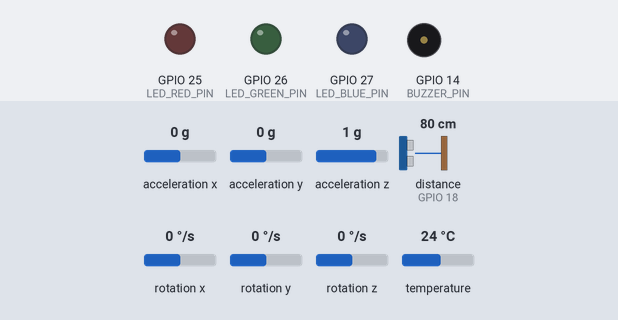
Recording of a sketch running on a simulated ESP32. Parts: output pins drawn as LEDs (lit = HIGH), buzzer (waves = sounding, pin HIGH). The test bench sets the inputs (shaded band); at power-on: distance to the obstacle (sensor on GPIO 18) 80 cm, acceleration x 0 g, acceleration y 0 g, acceleration z 1 g, rotation x 0 °/s, rotation y 0 °/s, rotation z 0 °/s, temperature 24 °C. The echo pulse lasts 58.3 µs per cm; WiFi joins after 1.5 s; servers stay silent unless stated; the local clock reads 2024-03-15 10:24:30 at power-on unless the sketch sets it; random numbers use the default seed unless the sketch sets one; no MQTT or app messages arrive unless stated; pins used as bus, display or sensor lines are not drawn; what the sketch prints to the serial monitor is not drawn.

Above: at 2.7 s.
2.8 s: distance to the obstacle (sensor on GPIO 18) set to 38 cm
9.7 s: distance to the obstacle (sensor on GPIO 18) set to 33 cm
At 11.1 s:
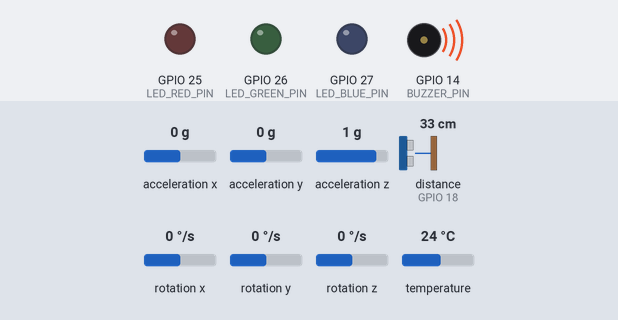
21.5 s: distance to the obstacle (sensor on GPIO 18) set to 60 cm
28.4 s: distance to the obstacle (sensor on GPIO 18) set to 2 cm
At 36.1 s:
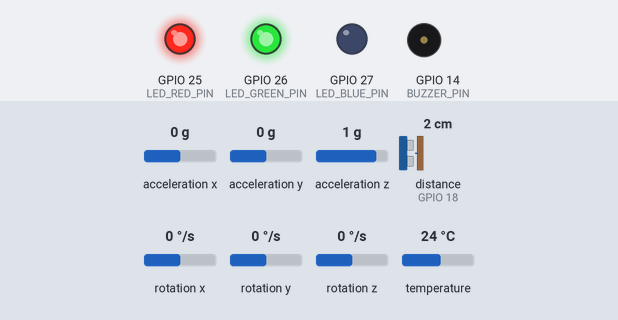
At 46.1 s:
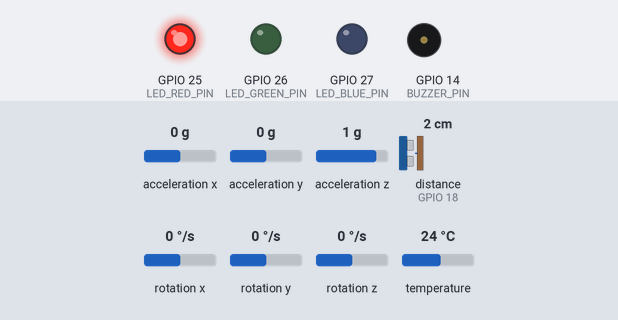
Timing chart, 0 to 51.5 s (numbered marks = the images above; inputs shaded):
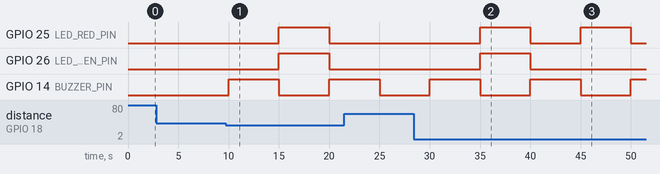

The sketch:

main.ino
```cpp
#include "UltrassonicSensor.h"
#include "IMUSensor.h"
#include "NetworkManager.h"
#include "AlertManager.h"

// --- CONFIGURAÇÕES DE REDE ---
const char* WIFI_SSID     = "David";
const char* WIFI_PASSWORD = "d4v1d4u9u5t0";
const char* MQTT_BROKER   = "35.156.131.125"; // Broker público de teste, mude se usar o Mosquitto local

// --- CONFIGURAÇÕES DE ALERTA ---
const int LED_RED_PIN   = 25;
const int LED_GREEN_PIN = 26;
const int LED_BLUE_PIN  = 27;
const int BUZZER_PIN    = 14;

// Instanciação dos módulos
UltrassonicSensor sensorCervical(5, 18);
IMUSensor        sensorInclinacao(21, 22);
ChairNetworkManager   rede(WIFI_SSID, WIFI_PASSWORD, MQTT_BROKER);
AlertManager          alerta(LED_RED_PIN, LED_GREEN_PIN, LED_BLUE_PIN, BUZZER_PIN);

// Variáveis de controle de tempo
unsigned long tempoAnterior = 0;
const long intervaloEnvio = 5000; // Envia telemetria a cada 5 segundos

void setup() {
    Serial.begin(115200);
    Serial.println("\n--- Inicializando Sistema IoT ---");

    sensorCervical.begin();
    alerta.begin();

    if (!sensorInclinacao.begin()) {
        Serial.println("ERRO: MPU6050 não encontrado!");
        while(1);
    }

    // Inicializa a rede (WiFi, NTP e MQTT)
    rede.begin();
    Serial.println("--- Sistema Pronto para Transmissão ---");
}

void loop() {
    // Garante que o ESP32 continua conectado antes de qualquer ação de rede
    rede.handleConnection();

    unsigned long tempoAtual = millis();

    // Executa o envio periódico (sem travar o loop com delay)
    if (tempoAtual - tempoAnterior >= intervaloEnvio) {
        tempoAnterior = tempoAtual;

        // 1. Coleta os dados reais dos sensores
        float distancia = sensorCervical.readDistanceCm();
        float angulo = sensorInclinacao.getPitchAngle();

        // 2. Atualiza o estado de alerta do hardware
        alerta.update(distancia);
        const char* estadoPostura = alerta.getState();

        // 3. Dispara o JSON estruturado para o Broker MQTT
        rede.sendTelemetry("esp32_chair_01", distancia, angulo, estadoPostura);
    }
}
```

AlertManager.cpp
```cpp
#include "AlertManager.h"

AlertManager::AlertManager(int redPin, int greenPin, int bluePin, int buzzerPin) {
    _redPin = redPin;
    _greenPin = greenPin;
    _bluePin = bluePin;
    _buzzerPin = buzzerPin;
    _state = ALERT_OK;
    _stateStart = 0;
    _pulseStart = 0;
    _blinkStart = 0;
    _criticalPulseIndex = 0;
    _buzzerOn = false;
    _warningBeepDone = false;
    _criticalBeepActive = false;
    _ledOn = false;
}

void AlertManager::begin() {
    pinMode(_redPin, OUTPUT);
    pinMode(_greenPin, OUTPUT);
    pinMode(_bluePin, OUTPUT);
    pinMode(_buzzerPin, OUTPUT);

    setColor(0, 0, 0);
    stopBuzzer();
}

void AlertManager::update(float distanceCm) {
    unsigned long now = millis();

    if (distanceCm >= 0 && distanceCm < kDistanceThresholdCm) {
        if (_state == ALERT_OK) {
            enterState(ALERT_ALERTA);
        }

        unsigned long elapsed = now - _stateStart;
        if (_state == ALERT_ALERTA && elapsed >= kWarningDurationMs) {
            enterState(ALERT_CRITICO);
        } else if (_state == ALERT_CRITICO && elapsed >= (kWarningDurationMs + kCriticalDurationMs)) {
            enterState(ALERT_ALERTA);
        }
    } else {
        if (_state != ALERT_OK) {
            enterState(ALERT_OK);
        }
    }

    updateBuzzer();
    updateLED();
}

const char* AlertManager::getState() const {
    switch (_state) {
        case ALERT_ALERTA:
            return "ALERTA";
        case ALERT_CRITICO:
            return "CRÍTICO";
        default:
            return "OK";
    }
}

void AlertManager::enterState(AlertState nextState) {
    _state = nextState;
    _stateStart = millis();
    _pulseStart = _stateStart;
    _blinkStart = _stateStart;
    _buzzerOn = false;
    _warningBeepDone = false;
    _criticalBeepActive = false;
    _criticalPulseIndex = 0;
    _ledOn = false;

    switch (_state) {
        case ALERT_ALERTA:
            _warningBeepDone = false;
            setBuzzer(true);
            break;

        case ALERT_CRITICO:
            _criticalBeepActive = true;
            _criticalPulseIndex = 0;
            setBuzzer(true);
            break;

        default:
            setColor(0, 0, 0);
            stopBuzzer();
            break;
    }
}

void AlertManager::setColor(uint8_t redValue, uint8_t greenValue, uint8_t blueValue) {
    digitalWrite(_redPin, redValue > 0 ? HIGH : LOW);
    digitalWrite(_greenPin, greenValue > 0 ? HIGH : LOW);
    digitalWrite(_bluePin, blueValue > 0 ? HIGH : LOW);
}

void AlertManager::stopBuzzer() {
    setBuzzer(false);
}

void AlertManager::setBuzzer(bool enabled) {
    digitalWrite(_buzzerPin, enabled ? HIGH : LOW);
    _buzzerOn = enabled;
}

void AlertManager::updateBuzzer() {
    unsigned long now = millis();

    if (_state == ALERT_ALERTA) {
        if (!_warningBeepDone) {
            if (_buzzerOn && now - _pulseStart >= kBuzzerPulseMs) {
                setBuzzer(false);
                _warningBeepDone = true;
            }
        }
        return;
    }

    if (_state == ALERT_CRITICO && _criticalBeepActive) {
        if (_criticalPulseIndex >= kCriticalPulseCount) {
            setBuzzer(false);
            _criticalBeepActive = false;
            return;
        }

        if (_buzzerOn && now - _pulseStart >= kBuzzerPulseMs) {
            setBuzzer(false);
            _pulseStart = now;
        } else if (!_buzzerOn && now - _pulseStart >= kCriticalPulsePauseMs) {
            _criticalPulseIndex++;
            if (_criticalPulseIndex < kCriticalPulseCount) {
                setBuzzer(true);
                _pulseStart = now;
            } else {
                setBuzzer(false);
                _criticalBeepActive = false;
            }
        }
        return;
    }

    stopBuzzer();
}

void AlertManager::updateLED() {
    unsigned long now = millis();

    if (_state == ALERT_OK) {
        setColor(0, 0, 0);
        return;
    }

    unsigned long blinkElapsed = now - _blinkStart;
    if (blinkElapsed >= kBlinkIntervalMs) {
        _blinkStart = now;
        _ledOn = !_ledOn;
    }

    if (_state == ALERT_ALERTA) {
        if (_ledOn) {
            setColor(255, 200, 0);  // amarelo
        } else {
            setColor(0, 0, 0);  // apagado
        }
    } else if (_state == ALERT_CRITICO) {
        if (_ledOn) {
            setColor(255, 0, 0);  // vermelho
        } else {
            setColor(0, 0, 0);  // apagado
        }
    }
}
```

AlertManager.h
```cpp
#ifndef ALERT_MANAGER_H
#define ALERT_MANAGER_H

#include <Arduino.h>

enum AlertState {
    ALERT_OK,
    ALERT_ALERTA,
    ALERT_CRITICO
};

class AlertManager {
private:
    int _redPin;
    int _greenPin;
    int _bluePin;
    int _buzzerPin;

    AlertState _state;
    unsigned long _stateStart;
    unsigned long _pulseStart;
    unsigned long _blinkStart;
    int _criticalPulseIndex;
    bool _buzzerOn;
    bool _warningBeepDone;
    bool _criticalBeepActive;
    bool _ledOn;

    static const unsigned long kDistanceThresholdCm = 35;
    static const unsigned long kWarningDurationMs = 10000;
    static const unsigned long kCriticalDurationMs = 30000;
    static const unsigned long kBuzzerPulseMs = 50;
    static const unsigned long kCriticalPulsePauseMs = 500;
    static const unsigned long kBlinkIntervalMs = 300;
    static const int kCriticalPulseCount = 3;

public:
    AlertManager(int redPin, int greenPin, int bluePin, int buzzerPin);
    void begin();
    void update(float distanceCm);
    const char* getState() const;

private:
    void enterState(AlertState nextState);
    void setColor(uint8_t redValue, uint8_t greenValue, uint8_t blueValue);
    void stopBuzzer();
    void setBuzzer(bool enabled);
    void updateBuzzer();
    void updateLED();
};

#endif
```

IMUSensor.cpp
```cpp
#include "IMUSensor.h"

IMUSensor::IMUSensor(int sdaPin, int sclPin) : _sdaPin(sdaPin), _sclPin(sclPin) {}

bool IMUSensor::begin() {
    Wire.begin(_sdaPin, _sclPin);

    if (!_mpu.begin()){
        return false;
    }

    _mpu.setAccelerometerRange(MPU6050_RANGE_2_G);
    _mpu.setGyroRange(MPU6050_RANGE_250_DEG);
    _mpu.setFilterBandwidth(MPU6050_BAND_21_HZ);
    return true;
}

float IMUSensor::getPitchAngle(){
    sensors_event_t a, g, temp;
    _mpu.getEvent(&a, &g, &temp);

    float pitch = atan2(a.acceleration.y, sqrt(a.acceleration.x * a.acceleration.x + a.acceleration.z * a.acceleration.z)) * (180 / PI);
    return pitch;
}
```

IMUSensor.h
```cpp
#ifndef IMU_SENSOR_H
#define IMU_SENSOR_H

#include <Adafruit_MPU6050.h>
#include <Adafruit_Sensor.h>
#include <Wire.h>

class IMUSensor {
    private:
        Adafruit_MPU6050 _mpu;
        int _sdaPin;
        int _sclPin;

    public:
        IMUSensor(int sdaPin, int sclPin);

        bool begin();

        float getPitchAngle();
};

#endif
```

NetworkManager.cpp
```cpp
#include "NetworkManager.h"

ChairNetworkManager::ChairNetworkManager(const char* ssid, const char* password, const char* mqttBroker, int mqttPort)
    : _mqttClient(_wifiClient) {
    _ssid = ssid;
    _password = password;
    _mqttBroker = mqttBroker;
    _mqttPort = mqttPort;
}

void ChairNetworkManager::begin() {
    connectWiFi();

    _mqttClient.setServer(_mqttBroker, _mqttPort);

    // Configura a sincronização de tempo via servidores NTP com fuso horário GMT-4:00 (Manaus)
    // gmtOffset_sec = -4 * 3600 = -14400; daylightOffset_sec = 0
    configTime(-14400, 0, "pool.ntp.org", "time.nist.gov");
    Serial.println("[NTP] Sincronizando hora com o servidor (GMT-4:00 - Manaus)...");
}

void ChairNetworkManager::connectWiFi() {
    if (WiFi.status() == WL_CONNECTED) return;

    Serial.print("[Wi-Fi] Conectando a: ");
    Serial.println(_ssid);
    WiFi.begin(_ssid, _password);

    while (WiFi.status() != WL_CONNECTED) {
        delay(500);
        Serial.print(".");
    }
    Serial.println("\n[Wi-Fi] Conectado com sucesso!");
    Serial.print("[Wi-Fi] IP obtido: ");
    Serial.println(WiFi.localIP());
}

void ChairNetworkManager::connectMQTT() {
    while (!_mqttClient.connected()) {
        Serial.print("[MQTT] Tentando conexão com o Broker... ");

        String clientId = "ESP32ChairClient-" + String(random(0, 9999));

        if (_mqttClient.connect(clientId.c_str())) {
            Serial.println("CONECTADO!");
        } else {
            Serial.print("FALHOU, rc=");
            Serial.print(_mqttClient.state());
            Serial.println(" Intentando novamente em 5 segundos...");
            delay(5000);
        }
    }
}

void ChairNetworkManager::handleConnection() {
    if (WiFi.status() != WL_CONNECTED) {
        connectWiFi();
    }
    if (!_mqttClient.connected()) {
        connectMQTT();
    }
    _mqttClient.loop();
}

unsigned long ChairNetworkManager::getEpochTime() {
    time_t now;
    struct tm timeinfo;
    if (!getLocalTime(&timeinfo)) {
        return 0;
    }
    time(&now);
    return now;
}

// Implementação ajustada para receber apenas os 4 parâmetros coletados até aqui
bool ChairNetworkManager::sendTelemetry(const char* deviceId, float distance, float angle, const char* state) {
    StaticJsonDocument<400> doc;

    doc["device_id"] = deviceId;
    doc["timestamp"] = getEpochTime();

    JsonObject sensors = doc.createNestedObject("sensors");

    // Injetamos os valores provisórios dos FSRs de forma automática aqui dentro
    // para manter o padrão do relatório sem poluir a chamada no seu valid.ino

    sensors["backrest_angle_deg"] = angle;
    sensors["cervical_distance_cm"] = distance;

    doc["current_state"] = state;

    String jsonString;
    serializeJson(doc, jsonString);

    const char* topic = "cadeira/telemetria/v1";
    bool success = _mqttClient.publish(topic, jsonString.c_str());

    if (success) {
        Serial.println("[MQTT] Telemetria enviada com sucesso!");
        Serial.println(jsonString);
    } else {
        Serial.println("[MQTT] Erro ao publicar telemetria.");
    }

    return success;
}
```

NetworkManager.h
```cpp
#ifndef CHAIR_NETWORK_MANAGER_H
#define CHAIR_NETWORK_MANAGER_H

#include <WiFi.h>
#include <PubSubClient.h>
#include <ArduinoJson.h>
#include <time.h>

class ChairNetworkManager {
private:
    const char* _ssid;
    const char* _password;
    const char* _mqttBroker;
    int _mqttPort;

    WiFiClient _wifiClient;
    PubSubClient _mqttClient;

    void connectWiFi();
    void connectMQTT();
    unsigned long getEpochTime();

public:
    ChairNetworkManager(const char* ssid, const char* password, const char* mqttBroker, int mqttPort = 1883);

    void begin();
    void handleConnection(); // Mantém as conexões ativas (chamar no loop)

    // Envia a telemetria formatada em JSON com QoS 0
    bool sendTelemetry(const char* deviceId, float distance, float angle,
                       const char* state);
};

#endif
```

UltrassonicSensor.cpp
```cpp
#include "UltrassonicSensor.h"

UltrassonicSensor::UltrassonicSensor(int trigPin, int echoPin, long timeoutUs) {
    _trigPin = trigPin;
    _echoPin = echoPin;
    _timeoutUs = timeoutUs;
}

void UltrassonicSensor::begin() {
    pinMode(_trigPin, OUTPUT);
    pinMode(_echoPin, INPUT);
    digitalWrite(_trigPin, LOW);
}

float UltrassonicSensor::readDistanceCm() {
    // Gera um pulso limpo de 10 microssegundos no Trigger
    digitalWrite(_trigPin, LOW);
    delayMicroseconds(2);
    digitalWrite(_trigPin, HIGH);
    delayMicroseconds(10);
    digitalWrite(_trigPin, LOW);

    // Mede a duração do pulso de retorno no Echo
    long duration = pulseIn(_echoPin, HIGH, _timeoutUs);

    if (duration == 0) {
        return -1.0;
    }

    // Calcula a distância baseada na velocidade do som
    return (duration * 0.0343) / 2.0;
}
```

UltrassonicSensor.h
```cpp
#ifndef ULTRASSONIC_SENSOR_H
#define ULTRASSONIC_SENSOR_H

#include <Arduino.h>

class UltrassonicSensor {
private:
    int _trigPin;
    int _echoPin;
    long _timeoutUs;

public:
    UltrassonicSensor(int trigPin, int echoPin, long timeoutUs = 30000);
    void begin();
    float readDistanceCm();
};

#endif
```

Measured:
- the behaviour switches between 36 and 35 cm on distance to the obstacle (sensor on GPIO 18) (found by bisection; images 0 and 1)
- after the input at 2.8 s, every drawn part: stays the same
- after the input at 9.7 s, GPIO 25 (LED_RED_PIN), GPIO 26 (LED_GREEN_PIN): LOW → HIGH after 5.3 s, → LOW 5.0 s later; GPIO 14 (BUZZER_PIN): LOW → HIGH after 0.31 s, → LOW 5.0 s later, → HIGH 5.0 s later
- after the input at 28.4 s, GPIO 25 (LED_RED_PIN): alternates HIGH for 5.0 s and LOW for 5.0 s, starting after 6.6 s; GPIO 26 (LED_GREEN_PIN): LOW → HIGH after 6.6 s, → LOW 5.0 s later; GPIO 14 (BUZZER_PIN): alternates HIGH for 5.0 s and LOW for 5.0 s, starting after 1.6 s
